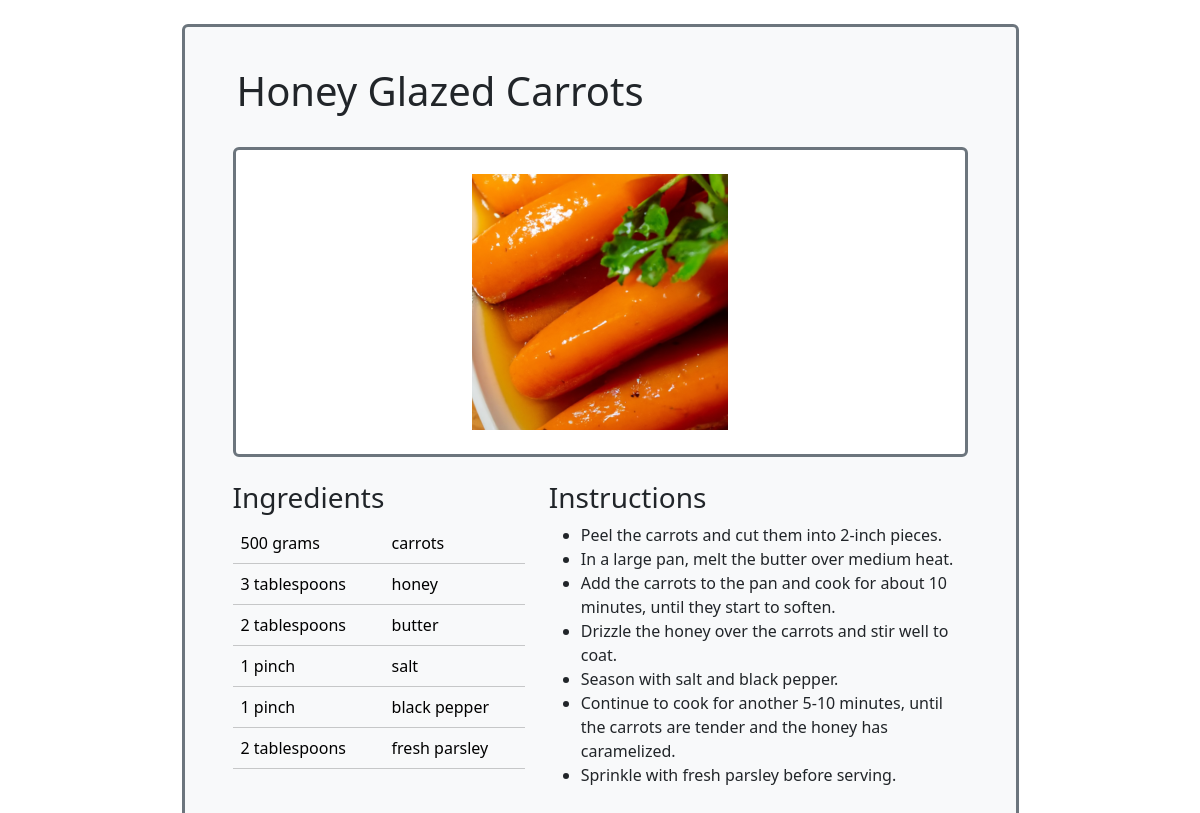
Screenshot of /recipe/2 with the database file from the repository.
### app/models.py (models this page shows, shortened)
class Recipe(db.Model):
    id = db.Column(db.Integer, primary_key=True)
    title = db.Column(db.String(64), index=True)
    image_id = db.Column(db.String(64))
    vegetarian = db.Column(db.Boolean())
    dish_type = db.Column(db.String(64))
    timestamp = db.Column(db.DateTime, index=True, default=datetime.utcnow)
    ingredients = db.relationship('Ingredients', backref='recipe', lazy='dynamic')
    instructions = db.relationship('Instructions', backref='recipe', lazy='dynamic')

class Ingredients(db.Model):
    id = db.Column(db.Integer, primary_key=True)
    name = db.Column(db.String(140))
    unit = db.Column(db.String(140))
    amount = db.Column(db.Float())
    recipe_id = db.Column(db.Integer, db.ForeignKey('recipe.id'))

class Instructions(db.Model):
    id = db.Column(db.Integer, primary_key=True)
    instruction = db.Column(db.String(140))
    recipe_id = db.Column(db.Integer, db.ForeignKey('recipe.id'))

### app/routes.py (the view)
@app.route('/recipe/<id>')
def recipe(id):
    recipe = Recipe.query.filter_by(id=id).first_or_404()
    ingredients = []
    for ingredient in recipe.ingredients:
        if ingredient.amount.is_integer():
            amount = int(ingredient.amount)
        else:
            amount = ingredient.amount
        ingredients.append({'name':ingredient.name, 'unit':ingredient.unit, 'amount': amount})
    instructions = []
    for instruction in recipe.instructions:
         instructions.append(instruction.instruction)
    recipe_data = {
         'title':recipe.title,
         'ingredients':ingredients,
         'instructions':instructions
    }
    return render_template('recipe.html', title='Recipe Bot', recipe=recipe_data, image = recipe.image_id)

### app/templates/recipe.html
{% extends "base.html" %}
{% block app_content %}
<div class="content rounded bg-light text-dark p-4 border border-3 border-secondary w-75 ">
    <div class="row m-3">
        <h1>{{ recipe.title }}</h1>
    </div>
    <div class="d-flex align-items-center justify-content-center m-4">
        <div class="row rounded bg-white text-dark border border-3 border-secondary w-100">
            <div class = "col ">
                <img src="{{url_for('static',filename='img/' + image)}}" class="rounded mx-auto d-block p-4" alt="centered image"></img>
            </div>
        </div>
    </div>
    <div class="m-4">
    <div class="row">
        <div class="col-5">
            <h3>Ingredients</h3>
            <table class="table">
                <tbody>
                    {% for ingredient in recipe.ingredients %}
                    <tr class="table-light">
                      <td>{{ ingredient.amount }} {{ ingredient.unit }}</td>
                      <td>{{ ingredient.name }}</td>
                    </tr>
                    {% endfor %}
                </tbody>
            </table>
        </div>
        <div class="col-7">
            <h3>Instructions</h3>
            <ul>
                {% for instruction in recipe.instructions %}
                <li>{{ instruction }}</li>
                {% endfor %}
            </ul>
        </div>
    </div>
    </div>
</div>
{% endblock %}

### rows the page displays
Recipe: title "Honey Glazed Carrots", image (picture)
Ingredients: amount "500", unit "grams", name "carrots"
Ingredients: amount "3", unit "tablespoons", name "honey"
Ingredients: amount "2", unit "tablespoons", name "butter"
Ingredients: amount "1", unit "pinch", name "salt"
Ingredients: amount "1", unit "pinch", name "black pepper"
Ingredients: amount "2", unit "tablespoons", name "fresh parsley"
Instructions: instruction "Peel the carrots and cut them into 2-inch pieces."
Instructions: instruction "In a large pan, melt the butter over medium heat."
Instructions: instruction "Add the carrots to the pan and cook for about 10 minutes, until they start to soften."
Instructions: instruction "Drizzle the honey over the carrots and stir well to coat."
Instructions: instruction "Season with salt and black pepper."
Instructions: instruction "Continue to cook for another 5-10 minutes, until the carrots are tender and the honey has caramelized."
Instructions: instruction "Sprinkle with fresh parsley before serving."
